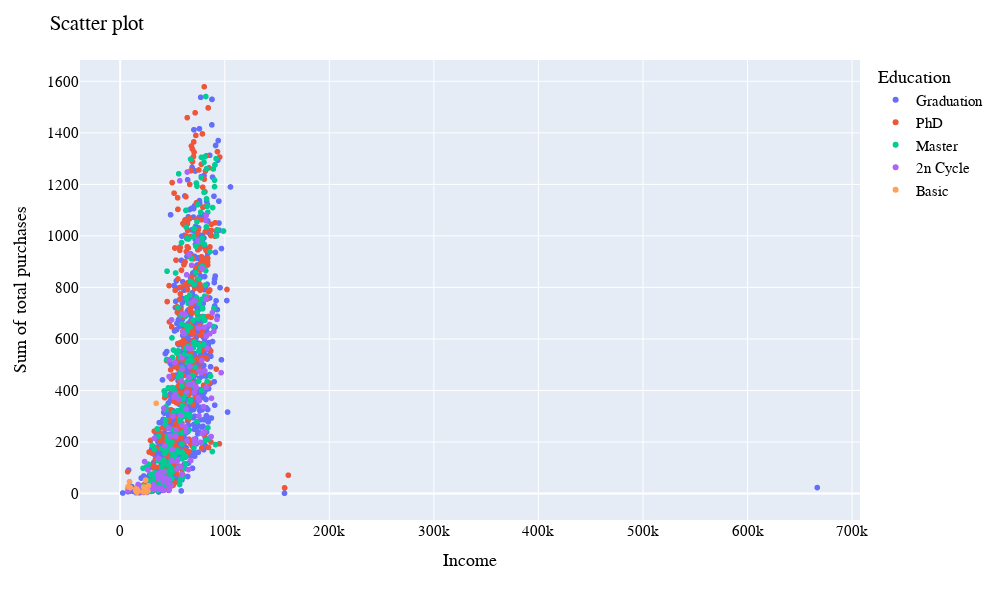

Here is the notebook cell this chart was saved with:
### Markdown cell above
### #3: Graph1 - Plot a Scatter plot between 'Income' and 'Total_purchases_sum' (Amount spent).

### Code cell
fig = px.scatter(customers, x='Income', y='Total_purchases_sum',
                color = 'Education')

fig.update_layout(height=600, width=1000, title_text='Scatter plot',
                 yaxis_title="Sum of total purchases",font=dict(
        family="Courier New, monospace",
        size=15,
        color="black"
    ))

fig.show()

### Figure 1 — Plotly figure (JSON) as saved in the notebook; plotly's stock layout.template omitted (floating-point values rounded to 4 significant figures; data arrays with more than 128 entries replaced by an {"elided": "..."} marker saying what was removed)
{"data": [{"hovertemplate": "Education=Graduation<br>Income=%{x}<br>Total_purchases_sum=%{y}<extra></extra>", "legendgroup": "Graduation", "marker": {"color": "#636efa", "symbol": "circle"}, "mode": "markers", "name": "Graduation", "showlegend": true, "type": "scattergl", "x": {"elided": "836 float values"}, "xaxis": "x", "y": {"elided": "836 int values"}, "yaxis": "y"}, {"hovertemplate": "Education=PhD<br>Income=%{x}<br>Total_purchases_sum=%{y}<extra></extra>", "legendgroup": "PhD", "marker": {"color": "#EF553B", "symbol": "circle"}, "mode": "markers", "name": "PhD", "showlegend": true, "type": "scattergl", "x": {"elided": "377 float values"}, "xaxis": "x", "y": {"elided": "377 int values"}, "yaxis": "y"}, {"hovertemplate": "Education=Master<br>Income=%{x}<br>Total_purchases_sum=%{y}<extra></extra>", "legendgroup": "Master", "marker": {"color": "#00cc96", "symbol": "circle"}, "mode": "markers", "name": "Master", "showlegend": true, "type": "scattergl", "x": {"elided": "282 float values"}, "xaxis": "x", "y": {"elided": "282 int values"}, "yaxis": "y"}, {"hovertemplate": "Education=2n Cycle<br>Income=%{x}<br>Total_purchases_sum=%{y}<extra></extra>", "legendgroup": "2n Cycle", "marker": {"color": "#ab63fa", "symbol": "circle"}, "mode": "markers", "name": "2n Cycle", "showlegend": true, "type": "scattergl", "x": {"elided": "138 int values"}, "xaxis": "x", "y": {"elided": "138 int values"}, "yaxis": "y"}, {"hovertemplate": "Education=Basic<br>Income=%{x}<br>Total_purchases_sum=%{y}<extra></extra>", "legendgroup": "Basic", "marker": {"color": "#FFA15A", "symbol": "circle"}, "mode": "markers", "name": "Basic", "showlegend": true, "type": "scattergl", "x": [24882, 24279, 14906, 15038, 22634, 15056, 8940, 7500, 26997, 17256, 22634, 9722, 23529, 16014, 24882, 34445, 22123, 16005, 26487, 25224, 16185], "xaxis": "x", "y": [5, 52, 14, 12, 25, 18, 46, 27, 30, 10, 25, 23, 16, 12, 5, 350, 6, 4, 10, 13, 16], "yaxis": "y"}], "layout": {"font": {"color": "black", "family": "Courier New, monospace", "size": 15}, "height": 600, "legend": {"title": {"text": "Education"}, "tracegroupgap": 0}, "margin": {"t": 60}, "title": {"text": "Scatter plot"}, "width": 1000, "xaxis": {"anchor": "y", "domain": [0, 1], "title": {"text": "Income"}}, "yaxis": {"anchor": "x", "domain": [0, 1], "title": {"text": "Sum of total purchases"}}}}
